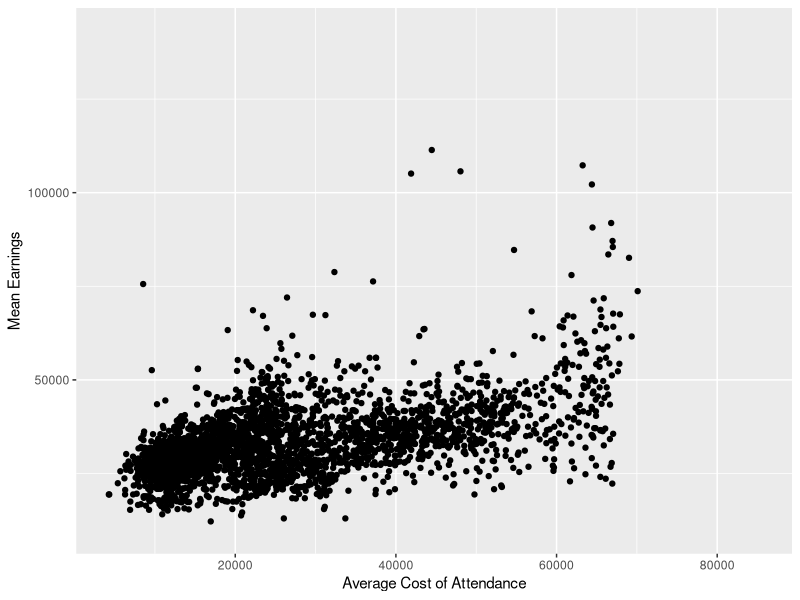
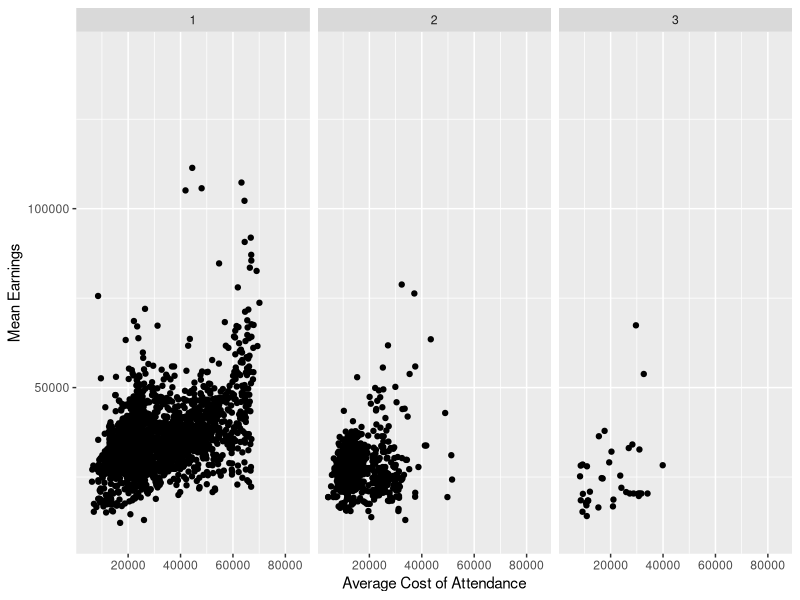
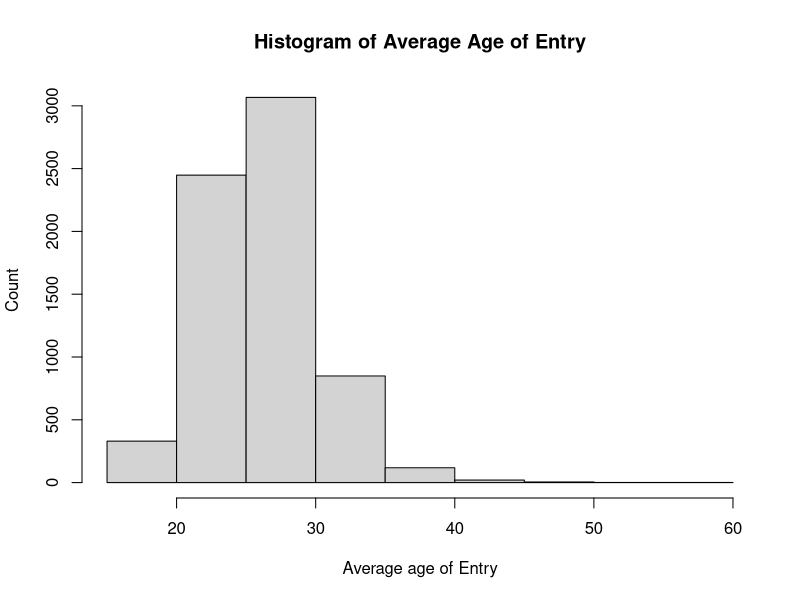
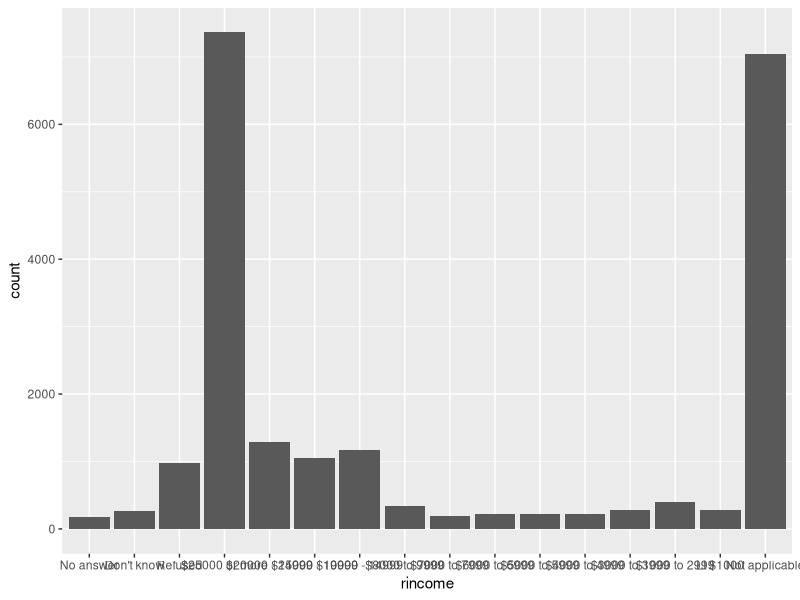
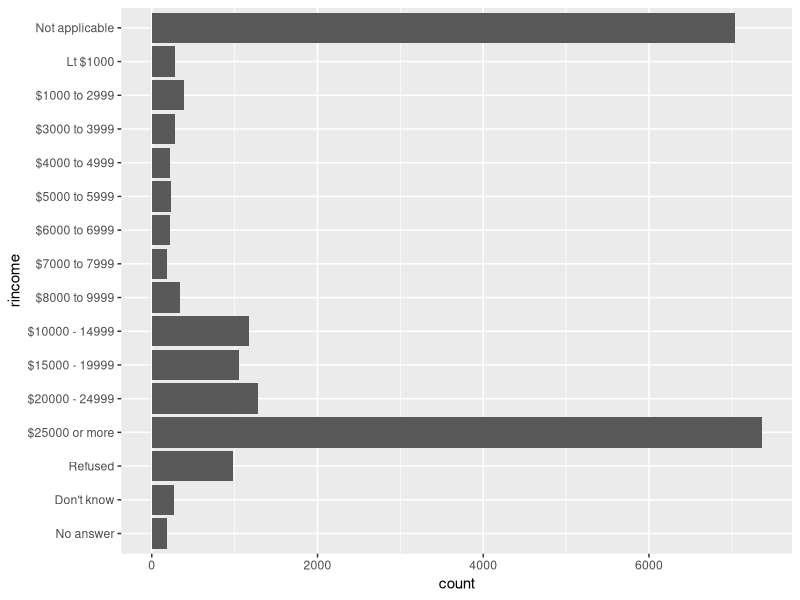

Here is the R script that generated these plots, in order:
## ---- chunk 1
knitr::opts_chunk$set(echo = TRUE)
options(scipen = 999)
## ---- chunk 2
library(tidyverse)		
library(stringr)           
library(dplyr)
library(ggplot2)		
library(tidyr)              
library(reshape2)
library(readr)			
library(forcats)
library(ggthemes)
## ---- chunk 3
college <- read_csv("college_score.csv")
str(college)
## ---- chunk 4
college$MN_EARN_WNE_P6<- as.numeric(as.character(college$MN_EARN_WNE_P6))
college$GRAD_DEBT_MDN<- as.numeric(as.character(college$GRAD_DEBT_MDN))
college$AGE_ENTRY<- as.numeric(as.character(college$AGE_ENTRY))

## ---- chunk 5
college %>% 
  ggplot(aes(COSTT4_A, MN_EARN_WNE_P6)) +
  geom_point() +
  labs(x = "Average Cost of Attendance", y = "Mean Earnings", main = "Relation between Attendance cost and Average Earnings")

college %>% 
  ggplot(aes(COSTT4_A, MN_EARN_WNE_P6)) +
  geom_point() +
  labs(x = "Average Cost of Attendance", y = "Mean Earnings", main = "Relation between Attendance cost and Average Earnings") +
  facet_wrap(~ICLEVEL)

## ---- chunk 6
hist(college$AGE_ENTRY, xlab = "Average age of Entry", ylab = "Count", main = "Histogram of Average Age of Entry")
## ---- chunk 7
college %>% 
  select(INSTNM, AGE_ENTRY) %>% 
  arrange(desc(AGE_ENTRY)) %>% 
  head(n = 10)
## ---- chunk 8
americandf <- college %>% 
  filter(str_detect(INSTNM, "American University"))
americandf
## ---- chunk 9
college %>%
  filter(SAT_AVG > 1000) %>% 
  count()
## ---- chunk 10
college %>% 
  arrange(desc(SAT_AVG)) %>% 
  head(n = 10)
## ---- chunk 11
class(gss_cat$rincome)
ggplot(gss_cat, aes(rincome)) +
  geom_bar()
## ---- chunk 12
ggplot(gss_cat, aes(rincome)) +
  geom_bar() +
  coord_flip()
## ---- chunk 13
str(tips)
## ---- chunk 14
levels(tips$day)
## ---- chunk 15
table(tips$day)
## ---- chunk 16


## ---- chunk 17

